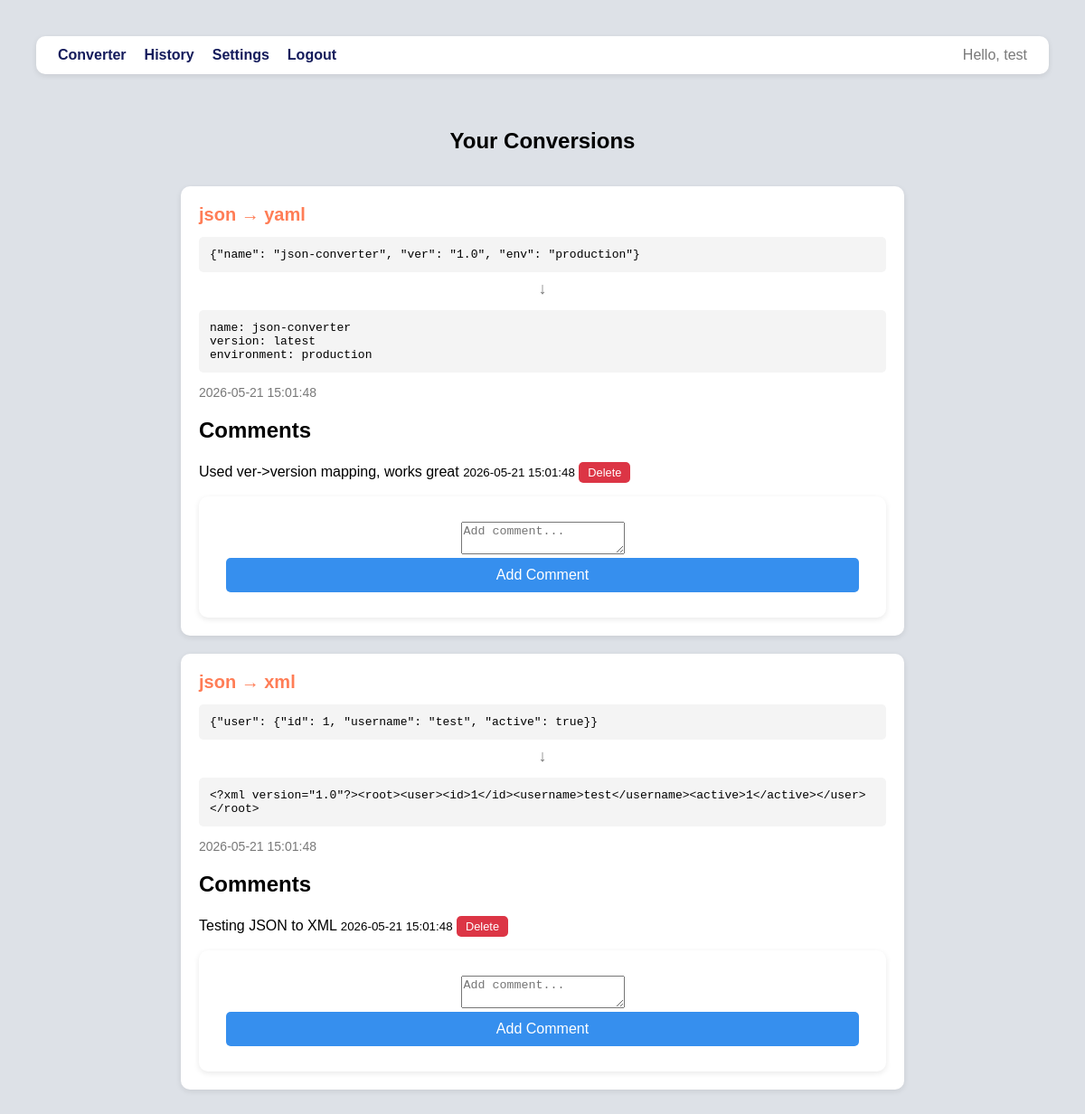
Screenshot of /history.php (signed in) with the database file from the repository.
### tables this page shows
CREATE TABLE IF NOT EXISTS conversions (
    id INT AUTO_INCREMENT PRIMARY KEY,
    user_id CHAR(32) NOT NULL,
    input_format VARCHAR(10) NOT NULL,
    output_format VARCHAR(10) NOT NULL,
    input_content TEXT NOT NULL,
    output_content TEXT NOT NULL,
    created_at TIMESTAMP DEFAULT CURRENT_TIMESTAMP,
    FOREIGN KEY (user_id) REFERENCES users(id)
);

CREATE TABLE IF NOT EXISTS conversion_comments (
    id INT AUTO_INCREMENT PRIMARY KEY,
    conversion_id INT NOT NULL,
    user_id CHAR(32) NOT NULL,
    comment TEXT NOT NULL,
    created_at TIMESTAMP DEFAULT CURRENT_TIMESTAMP,
    FOREIGN KEY (conversion_id) REFERENCES conversions(id),
    FOREIGN KEY (user_id) REFERENCES users(id)
);

### history.php (called while the page is built)
<?php
require_once 'includes/header.php';
require 'db.php';
$stmt = $conn->prepare("SELECT * FROM conversions WHERE user_id = ? ORDER BY created_at DESC");
$stmt->execute([$_SESSION["user_id"]]);
$conversions = $stmt->get_result()->fetch_all(MYSQLI_ASSOC);
$commentsStmt = $conn->prepare("SELECT * FROM conversion_comments WHERE conversion_id = ? ORDER BY created_at ASC");
require 'views/history.php';

### views/history.php (the view, shortened to what this page needs)
<section class="container">
    <h1>Your Conversions</h1>
    <?php foreach ($conversions as $conversion): ?>
        <?php
        $commentsStmt->execute([$conversion["id"]]);
        $comments = $commentsStmt->get_result()->fetch_all(MYSQLI_ASSOC);
        ?>
        <article class="conversion-card">
            <header class="types">
                <span><?= htmlspecialchars($conversion["input_format"]) ?></span>
                <span>&#x2192;</span>
                <span><?= htmlspecialchars($conversion["output_format"]) ?></span>
            </header>
            <pre class="input-content"><?= htmlspecialchars($conversion["input_content"]) ?></pre>
            <p class="conversion-arrow">&#x2193;</p>
            <pre class="output-content"><?= htmlspecialchars($conversion["output_content"]) ?></pre>
            <p class="date">
                <time datetime="<?= htmlspecialchars($conversion["created_at"]) ?>">
                    <?= htmlspecialchars($conversion["created_at"]) ?>
                </time>
            </p>
            <div class="comments">
                <h2>Comments</h2>
                <?php if (empty($comments)): ?>
                    <p>No comments.</p>
                <?php else: ?>
                    <?php foreach ($comments as $comment): ?>
                        <div class="comment">
                            <?= htmlspecialchars($comment["comment"]) ?>
                            <small><?= htmlspecialchars($comment["created_at"]) ?></small>
                            <form class="delete-form" action="delete_comment.php" method="post">
                                <button type="submit" class="delete-btn">Delete</button>
                            </form>
                        </div>
                    <?php endforeach; ?>
                <?php endif; ?>
            </div>
            <form action="add_comment.php" method="post">
                <textarea id="comment-<?= htmlspecialchars($conversion["id"]) ?>" name="comment" required placeholder="Add comment..."></textarea>
                <button type="submit">Add Comment</button>
            </form>
        </article>
    <?php endforeach; ?>
</section>
<?php require_once 'includes/footer.php'; ?>

### includes/header.php (shortened to what this page needs)
<!DOCTYPE html>
<html lang="en">
<head>
    <link rel="stylesheet" href="/json_converter/public/style.css">
</head>
<body>
<nav>
    <a href="/json_converter/index.php">Converter</a>
    <a href="/json_converter/history.php">History</a>
    <a href="/json_converter/settings.php">Settings</a>
    <a href="/json_converter/logout.php">Logout</a>
    <span>Hello, <?php echo htmlspecialchars($_SESSION["username"]); ?></span>
</nav>
<main>

### includes/footer.php
</main>
</body>
</html>

### public/style.css (style rules this page uses)
body { font-family: Arial, sans-serif; background-color: #dde1e7; margin: 0; padding: 40px; }
h1 { text-align: center; margin-bottom: 36px; }
main { padding-top: 8px; }
form { background: #ffffff; padding: 28px 30px; border-radius: 10px; box-shadow: 0 2px 6px rgba(0,0,0,0.09); width: auto; text-align: center; }
button { width: 100%; padding: 10px; border: none; border-radius: 5px; background-color: #368fee; color: white; font-size: 16px; cursor: pointer; }
.container { max-width: 800px; margin: auto; }
.conversion-card { background: #ffffff; padding: 20px; margin-bottom: 20px; border-radius: 10px; box-shadow: 0 2px 6px rgba(0,0,0,0.09); }
.types { font-size: 20px; font-weight: bold; margin-bottom: 10px; color: #ff7d56; }
.input-content, .output-content { background: #f4f4f4; padding: 12px; border-radius: 5px; font-size: 13px; overflow-x: auto; margin-bottom: 8px; white-space: pre-wrap; word-break: break-all; }
.conversion-arrow { text-align: center; font-size: 18px; color: #797979; margin: 6px 0; }
.comment { margin-bottom: 15px; line-height: 1.5; }
.date { color: #797979; font-size: 14px; }
nav { background: #ffffff; padding: 12px 24px; border-radius: 10px; margin-bottom: 32px; display: flex; align-items: center; gap: 20px; box-shadow: 0 2px 6px rgba(0,0,0,0.09); }
nav a { text-decoration: none; color: #151c5c; font-weight: bold; }
nav span { margin-left: auto; color: #797979; }
button.delete-btn { background: #dc3545; padding: 4px 10px; font-size: 0.8rem; cursor: pointer; width: auto; display: inline-block; }
form.delete-form { background: transparent; padding: 0; margin: 0; border-radius: 0; box-shadow: none; width: auto; display: inline-flex; }

### rows the page displays
conversions: input_format "json", output_format "yaml", input_content "{\"name\": \"json-converter\", \"ver\": \"1.0\", \"env\": \"production\"}", output_content "name: json-converter version: latest environment: production", created_at "2026-05-21 15:01:48", comment "Add comment..."
conversion_comments: comment "Used ver->version mapping, works great", created_at "2026-05-21 15:01:48"
conversions: input_format "json", output_format "xml", input_content "{\"user\": {\"id\": 1, \"username\": \"test\", \"active\": true}}", output_content "<?xml version=\"1.0\"?><root><user><id>1</id><username>test</username><active>1</active></user></root>", created_at "2026-05-21 15:01:48", comment "Add comment..."
conversion_comments: comment "Testing JSON to XML", created_at "2026-05-21 15:01:48"

### other values shown
$_SESSION["username"] "test"
